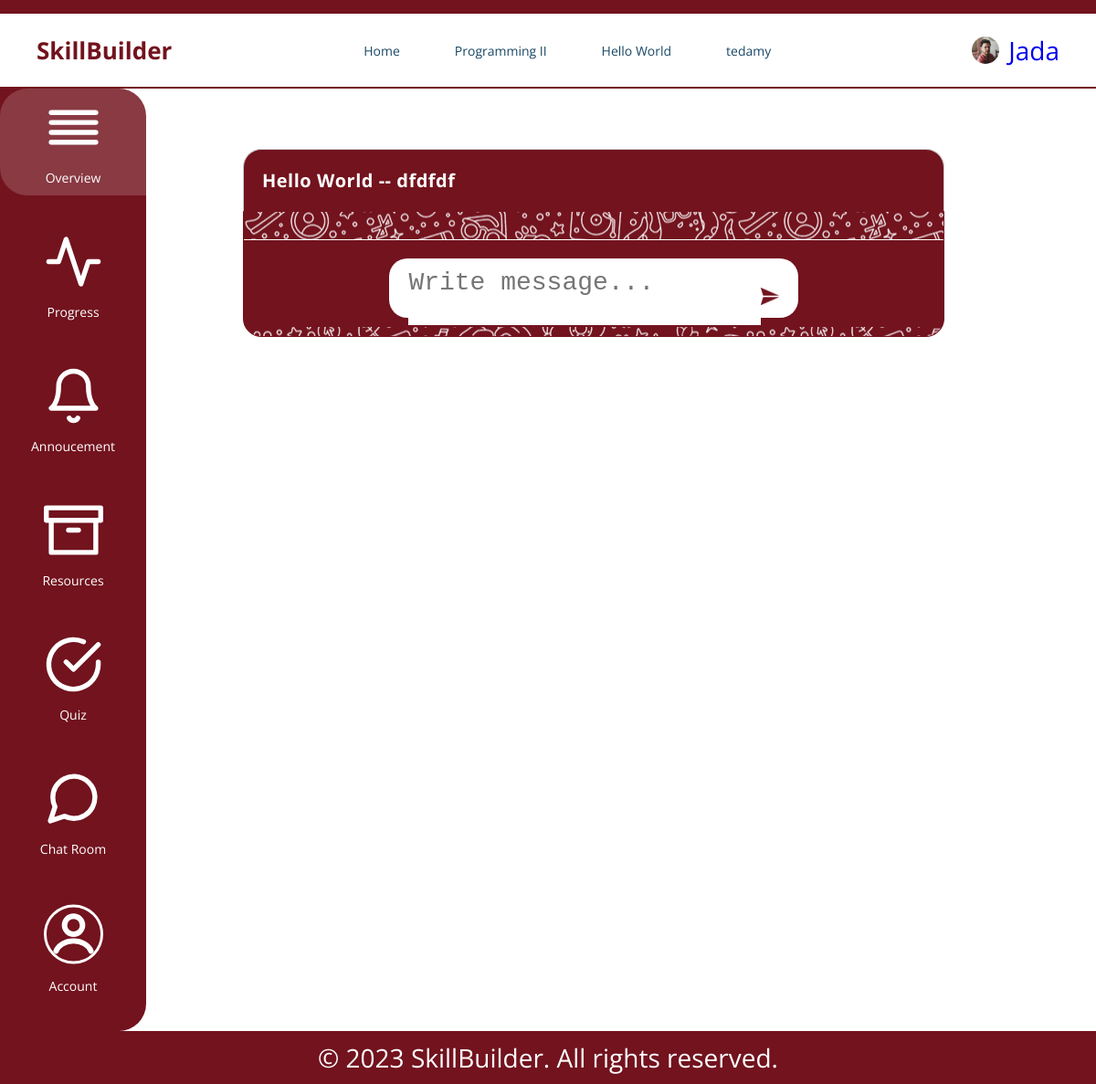
/course/23/chat_room/7/ (signed in), run on an earlier commit of the app's database.
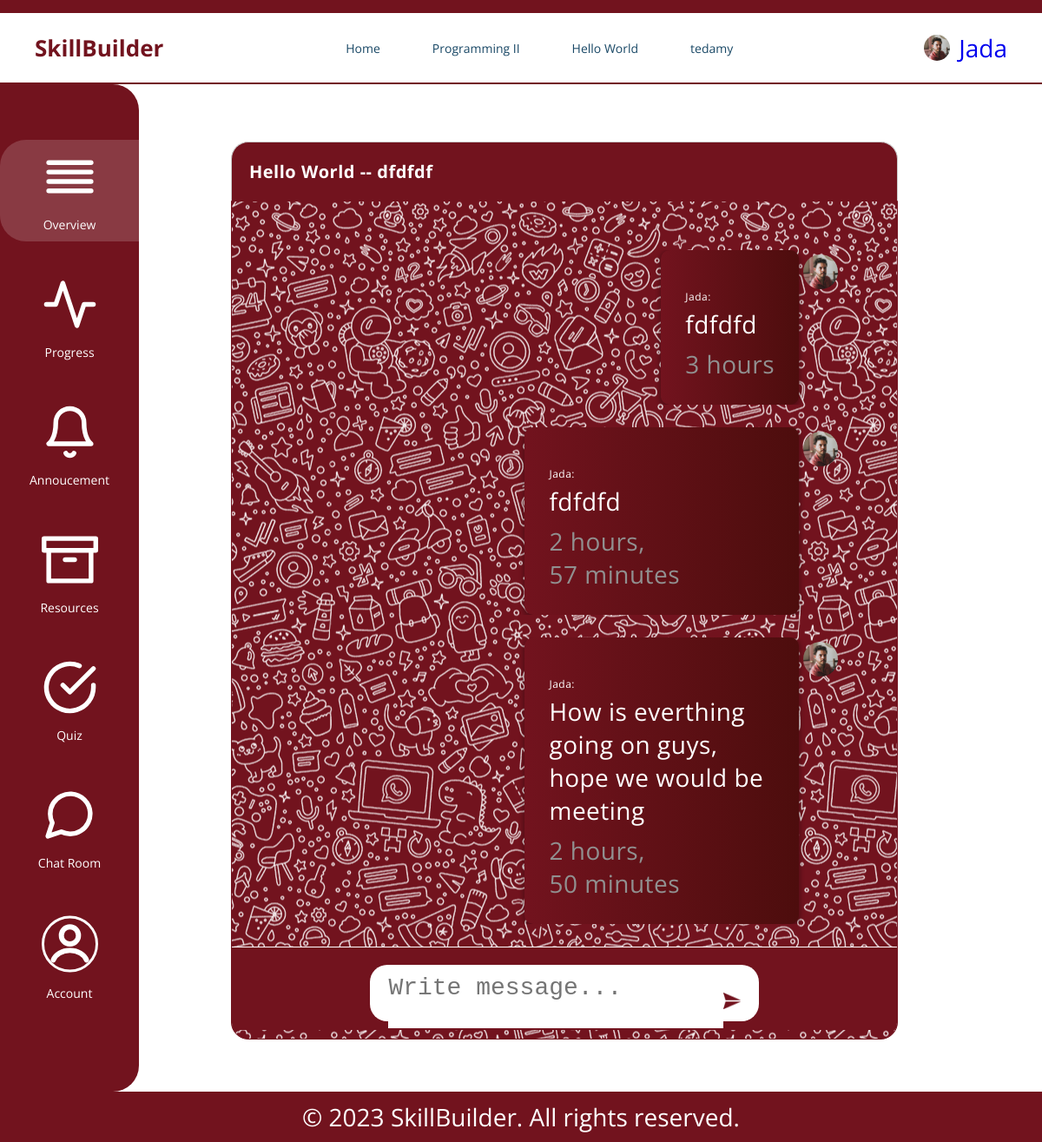
And on a later commit of the database.
### myapp/models.py (models this page shows, shortened)
class Course(models.Model):
    name = models.CharField(max_length=100)
    description = models.TextField(blank=True, null=True)
    instructor = models.ForeignKey(User, on_delete=models.CASCADE)
    course_participants = models.ManyToManyField(User, related_name='course_participants', blank=True)
    created = models.DateField(auto_now_add=True)
    updated = models.DateField(auto_now=True)

class User(AbstractUser):
    is_employer = models.BooleanField("Is employer",default=False)
    is_employee = models.BooleanField("Is employee", default=False)
    my_employer = models.CharField(max_length=200, null=True, blank=True)
    first_name = models.CharField(max_length=30, blank=False, null=False)
    last_name = models.CharField(max_length=30, blank=False, null=False)
    bio = models.TextField(blank=True, null=True)
    avatar = models.ImageField(null=True, default="avatar.svg")

class Room(models.Model):
    room_topic = models.CharField(max_length=200, null=True)
    course = models.ForeignKey(Course, on_delete=models.CASCADE)
    room_description = models.TextField(null=True, blank=True)
    created  = models.DateTimeField(auto_now_add=True)
    updated = models.DateTimeField(auto_now=True)
    def __str__(self):
        return self.room_topic

class Message(models.Model):
    user = models.ForeignKey(User, on_delete=models.SET_NULL, null=True)
    room = models.ForeignKey(Room, on_delete=models.CASCADE)
    body = models.TextField()
    updated = models.DateTimeField(auto_now=True)
    created = models.DateTimeField(auto_now_add=True)
    class Meta:
        ordering = ['-updated', '-created']

### myapp/views.py (the view, shortened to what this page needs)
# urls.py: path('course/<str:pk2>/chat_room/<str:pk>/', views.chatRoom, name='chat-room'),
def chatRoom(request,pk2,pk):
    employee = request.user
    employer = User.objects.get(username=employee.my_employer)
    courses = Course.objects.filter(instructor__username=employer).distinct()
    course = Course.objects.get(id=pk2)
    room = Room.objects.get(id=pk)
    room_messages = room.message_set.all().order_by('-created')
    context = {
        'room': room,
        'room_messages': room_messages,
        'courses': courses,
        'course': course
    }
    return render(request, "myapp/chat_room.html", context)

### myapp/templates/myapp/chat_room.html (shortened to what this page needs)
{% extends 'main.html' %} {% load static %} | {% block content %}
<div class="">
    <div class="chat-container">
        <div class="msg-header">
            <h1 class="msg-course-title">{{course.name}} -- {{room}}</h1>
        </div>
        <div class="chat-page">
            <div class="msg-inbox">
                <div class="chats">
                    <div class="msg-page">
                        {% for message in room_messages reversed  %}
                        {% if request.user == message.user %}
                        <div class="outgoing-chats">
                            <div class="outgoing-chats-img">
                                <img src="{{request.user.avatar.url}}" style="width: 50px; border-radius: 50%; padding: 5px;"/>
                            </div>
                            <div class="outgoing-msg">
                                <div class="outgoing-chats-msg">
                                    <p class="multi-msg">
                                        <span style="font-size: 12px;">{{message.user}}:</span>
                                        <br>
                                        {{message.body}}
                                        <span class="time"
                                            >{{message.created|timesince}}
                                        </span>
                                    </p>
                                </div>
                            </div>
                        </div>
                        {% endif %}
                        {% endfor %}
                    </div>
                </div>
                <form action="" method="POST">
                    <div class="msg-bottom">
                        <div class="input-group">
                            <div class="form-control">
                                <div class="input-text-icon">
                                    <textarea
                                        name="body"
                                        id=""
                                        cols="50"
                                        rows="auto"
                                        placeholder="Write message..."
                                    ></textarea>
                                    <input
                                        type="image"
                                        src="{% static 'assets/send-icon.png' %}"
                                        alt="Submit"
                                        class="image-button"
                                    />
                                </div>
                            </div>
                        </div>
                    </div>
                </form>
            </div>
        </div>
    </div>
</div>
{% endblock %}

### templates/main.html (shortened to what this page needs)
<!DOCTYPE html>
{% load static %}
<html>
    <head>
        <link
            rel="stylesheet"
            type="text/css"
            media="screen"
            href="{% static 'css/main.css' %}"
        />
    </head>
    <body>
        <div class="overview-container">
            {% include 'main_navbar.html' %}
            <div class="main-content-container">
                <div class="side-bar">{% include 'main_side_bar.html' %}</div>
                <div class="content-page">
                    {% block content %} {% endblock %}
                </div>
            </div>
            {% include 'main_footer.html' %}
        </div>
    </body>
</html>

### templates/main_navbar.html (shortened to what this page needs)
{% load static %}
<div class="header-container">
    <header class="header">
        <div class="logo">SkillBuilder</div>
        <nav class="nav-links-all">
            {% with request.resolver_match.url_name as url_name %}
            <ul>
                <li>
                    <a
                        href="{% url 'employee-home' request.user %}"
                        class="nav-links {% if request.resolver_match.view_name == 'home' %} active {% endif %}"
                        >Home</a
                    >
                </li>
                {% for course in courses %}
                <li>
                    <a
                        href="{% url 'course' course.id %}"
                    >
                        {{course.name}}
                    </a>
                </li>
                {% endfor %}
            </ul>
            {% endwith %}
        </nav>
        <div class="user-ico">
            <a
                href="{% url 'update-user' request.user.id %}"
                style="display: flex; align-items: center"
            >
                <img
                    src="{{request.user.avatar.url}}"
                    alt="user"
                    class="image-icon"
                    style="width: 30px; border-radius: 50%; margin: 10px"
                />
                <p>{{request.user.username}}</p>
            </a>
        </div>
    </header>
</div>

### templates/main_side_bar.html
{% load static %}
    <a href="#" class="side-bar-content-row active">
        <div class="link-icon">
            <img
                src="{% static 'assets/overview.svg' %}"
                alt="Back"
                class="feather-icon icon-bar-1"
            />
        </div>
        <div class="side-bar-title">Overview</div>
    </a>
    <a href="" class="side-bar-content-row">
        <div class="link-icon">
            <img
                src="{% static 'assets/progress.svg' %}"
                alt="Back"
                class="feather-icon icon-bar-2"
            />
        </div>
        <div class="side-bar-title">Progress</div>
    </a>
    <a href="{% url 'announcement' course.id %}" class="side-bar-content-row">
        <div class="link-icon">
            <img
                src="{% static 'assets/bell.svg' %}"
                alt="Back"
                class="feather-icon icon-bar-3"
            />
        </div>
        <div class="side-bar-title">Annoucement</div>
    </a>
    <a href="{% url 'resource' course.id %}" class="side-bar-content-row">
        <div class="link-icon">
            <img
                src="{% static 'assets/archive.svg' %}"
                alt="Back"
                class="feather-icon icon-bar-4"
            />
        </div>
        <div class="side-bar-title">Resources</div>
    </a>
    <a href="#" class="side-bar-content-row">
        <div class="link-icon">
            <img
                src="{% static 'assets/quiz.svg' %}"
                alt="Back"
                class="feather-icon icon-bar-5"
            />
        </div>
        <div class="side-bar-title">Quiz</div>
    </a>
    <a href="{% url 'room-page' course.id %}" class="side-bar-content-row">
        <div class="link-icon">
            <img
                src="{% static 'assets/message.svg' %}"
                alt="Back"
                class="feather-icon icon-bar-6"
            />
        </div>
        <div class="side-bar-title">Chat Room</div>
    </a>
    <a href="#" class="side-bar-content-row">
        <div class="link-icon">
            <img
                src="{% static 'assets/account.svg' %}"
                alt="Back"
                class="feather-icon icon-bar-7"
            />
        </div>
        <div class="side-bar-title">Account</div>
    </a>

### templates/main_footer.html
{% load static %}
<div class="footer">
    <footer>
        <p class="footer-content">
            &copy; 2023 SkillBuilder. All rights reserved.
        </p>
    </footer>
</div>

### static/css/main.css (style rules this page uses)
* { box-sizing: border-box; margin: 0; padding: 0; list-style: none; text-decoration: none; box-sizing: border-box; }
body { font-family: "Open Sans", sans-serif; }
.header { width: 100%; height: 80px; background-color: rgb(255, 255, 255); display: flex; align-items: center; justify-content: space-between; padding: 40px 40px; border-top: 15px solid #72131e; border-bottom: 2px solid #72131e; }
.logo { font-size: 26px; font-weight: bold; color: #72131e; }
.nav-links-all ul { display: flex; user-select: none; }
.nav-links-all ul li a { display: block; color: #194866; margin: 0 5px; padding: 10px 25px; border-radius: 50px; font-size: 14px; transition: all 0.6s ease-in-out; }
.main-content-container { display: flex; user-select: none; }
.side-bar { background: #72131e; border-radius: 0px 30px 30px 0px; max-width: 160px; flex-basis: 20%; display: flex; flex-direction: column; justify-content: center; align-items: center; min-height: 768px; color: white; }
.content-page { flex-basis: 80%; margin: 10px; }
.side-bar-content-row { display: flex; flex-direction: column; align-items: center; margin-bottom: 30px; padding: 10px; color: white; transition: border-radius 0.5s ease-out; }
.side-bar a.active { background-color: rgba(255, 255, 255, 0.164); width: 100%; border-radius: 30px 0px 0px 30px; }
.side-bar-title { font-size: 14px; margin-top: 5px; }
.chat-container { width: 80%; margin: auto; margin-top: 2rem; letter-spacing: 0.5px; height: 80%; }
.msg-header { border: 1px solid #ccc; width: 100%; border-bottom: none; display: inline-block; background-color: #72131e; margin: 0; border-top-left-radius: 20px; border-top-right-radius: 20px; }
.msg-course-title { padding: 20px; font-size: 20px; font-weight: bold; color: white; }
.chat-page { min-height: 100vh; padding: 0 0 50px 0; }
.msg-inbox { background-image: url("../assets/bg-chat.png"); background-position: center; background-color: #72131e; border: 1px solid #72131e; overflow: hidden; border-bottom-left-radius: 20px; border-bottom-right-radius: 20px; }
.chats { padding: 30px 15px 0 25px; }
.msg-page { max-height: 500px; overflow-y: auto; }
.msg-bottom { border-top: 1px solid #ffffff; position: relative; height: 11%; background-color: #72131e; }
.image-button { width: 20px; }
.input-group { padding: 10px; margin: 10px auto 10px auto; outline: none !important; border-radius: 20px; width: 61% !important; position: relative; display: flex; flex-wrap: wrap; align-items: stretch; }
.input-group > .form-control { position: relative; flex: 1 1 auto; width: 1%; margin-bottom: 0; }
.form-control { border-radius: 20px !important; display: block; height: calc(2.25rem + 2px); padding: 0.375rem 0.75rem; font-size: 1rem; line-height: 1.5; color: #495057; background-color: #fff; background-clip: padding-box; transition: border-color 0.15s ease-in-out, box-shadow 0.15s ease-in-out; }
.input-text-icon { display: flex; justify-content: space-between; align-items: center; }
textarea { border: none; resize: none; }
p { overflow-wrap: break-word; }
.time { color: #919090; display: block; font-size: 12px; margin: 8px 0 0; }
.outgoing-chats { overflow: hidden; margin: 26px 20px; }
.outgoing-chats-msg p { background-color: #3a12ff; background-image: linear-gradient(90deg, #72131e 0%, #4d0d0d 100%); color: #fff; border-radius: 10px; font-size: 14px; padding: 5px 10px 5px 12px; padding: 1rem; box-shadow: rgb(0 0 0 / 25%) 0px 2px 5px 2px; }
.outgoing-chats-msg { float: right; max-width: 46%; }
.outgoing-chats-img { width: 50px; float: right; margin-right: 1rem; }
@media only screen and (max-device-width: 850px) { *, .time { font-size: 28px; } }
@media only screen and (max-device-width: 850px) { img { width: 65px; } }
@media only screen and (max-device-width: 850px) { .msg-header { height: 5%; } }
@media only screen and (max-device-width: 850px) { .msg-page { max-height: none; } }
@media only screen and (max-device-width: 850px) { .outgoing-chats-msg p { font-size: 28px; } }
.footer { background-color: #72131e; align-items: center; }
.footer-content { text-align: center; color: white; padding: 10px; }

What changed in the data, as far as the page shows it:
added Message: user.avatar (picture), user "Jada", body "fdfdfd", created "3 hours"
added Message: user.avatar (picture), user "Jada", body "fdfdfd", created "2 hours, 57 minutes"
added Message: user.avatar (picture), user "Jada", body "How is everthing going on guys, hope we would be meeting", created "2 hours, 50 minutes"
